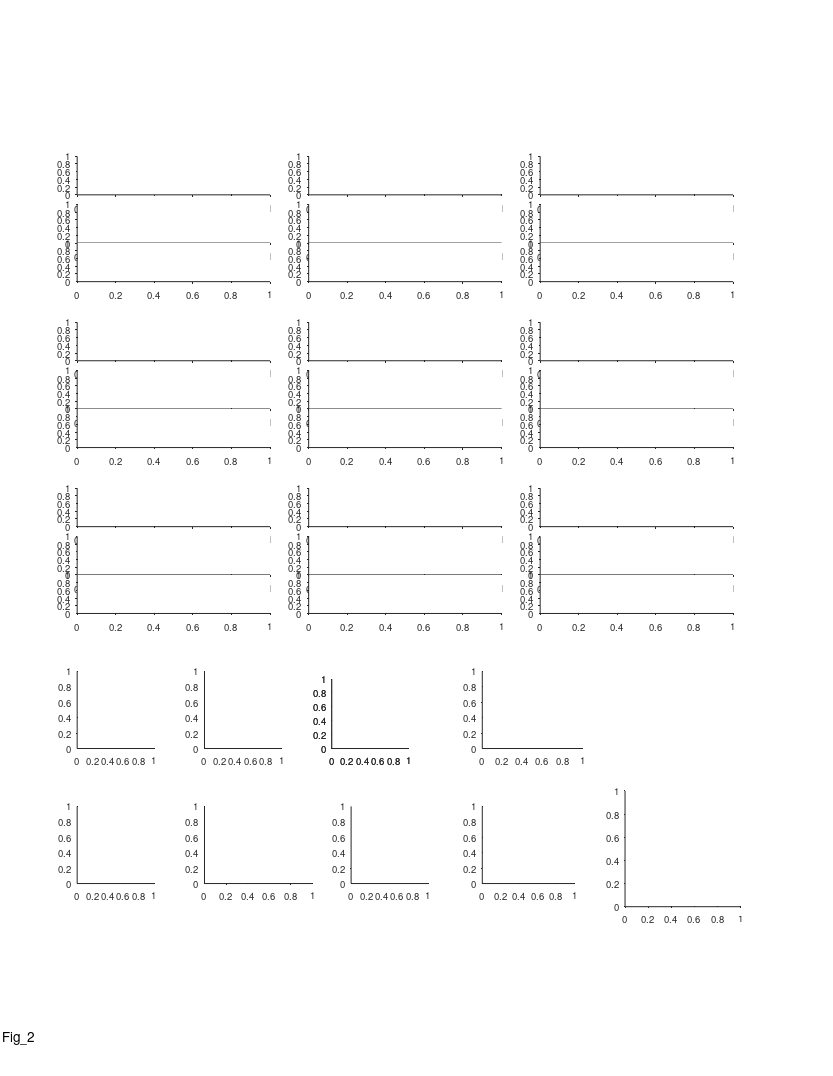

Reproduce this figure in MATLAB. (Note: this script raises an error after producing the figure.)
%% Large Scale - fig 2 - Multi-scale spatial coding with many fields in individual dorsla-CA1 neurons

%%
clear 
clc

%% plotting options
field_speed_opt = 1;
% corr_type = 'pearson';
corr_type = 'spearman';

%% define output files
res_dir = 'L:\paper_figures';
mkdir(res_dir)
fig_name_str = 'Fig_2';
fig_caption_str = 'Multi-scale spatial coding with many fields in individual dorsla-CA1 neurons';
log_name_str = [fig_name_str '_log_file' '.txt'];
log_name_str = strrep(log_name_str , ':', '-');
log_name_str = strrep(log_name_str , ' ', '_');
log_name_out = fullfile(res_dir, log_name_str);

%% open log file
diary off
diary(log_name_out)
diary on
disp('Log file');
disp(['created: ', datestr(clock)]);
disp('======================================================');
disp([fig_name_str ':' fig_caption_str]);   
disp('======================================================');
disp('');


%% create figure
% figure_size_cm = [21.0 29.7]; % ~A4
figure_size_cm = [21.6 27.9]; % ~US letter
figure ;
% Some WYSIWYG options:
set(gcf,'DefaultAxesFontSize',7);
set(gcf,'DefaultAxesFontName','helvetica');
set(gcf,'DefaultAxesUnits','centimeters');
set(gcf,'PaperType','usletter')
% set(gcf,'PaperType','<custom>');
set(gcf,'PaperUnits','centimeters','PaperPosition',[0 0 figure_size_cm]);
set(gcf,'PaperOrientation','portrait');
set(gcf,'Units','centimeters','Position',get(gcf,'paperPosition')+[0 0 0 0]); % position on screen...
set(gcf, 'Renderer', 'painters');
set(groot, 'defaultAxesTickDir', 'out');
set(groot,  'defaultAxesTickDirMode', 'manual');
annotation('textbox', [0.5 1 0 0], 'String',fig_name_str, 'HorizontalAlignment','center','Interpreter','none', 'FitBoxToText','on');

pause(0.2); % workaround to solve matlab automatically changing the axes positions...

% create panels
panel_A_size_raster = [5 1];
panel_A_size_FR_map = [5 1];
panel_A_pos = [2 12];
panel_A = [];
for ii=1:3
    for jj=1:3
        offset_x = (ii-1)*6;
        offset_y = (jj-1)*4.3;
        offset = panel_A_pos + [offset_x offset_y];
        panel_A(ii,jj,1) = axes('position', [offset+[0 2.25] panel_A_size_FR_map]);
        panel_A(ii,jj,2) = axes('position', [offset+[0 1   ] panel_A_size_raster]);
        panel_A(ii,jj,3) = axes('position', [offset+[0 0   ] panel_A_size_raster]);
    end
end
% panel_A = permute(panel_A,[2 1 3]);
panel_A = panel_A(:,3:-1:1,:);
panel_A = reshape(panel_A,[9 3]);
% panel_A_legend = axes('position', [2.2 24.7 0.5 0.15]);

panels_size = [2 2];
panel_B    = axes('position', [ 2.0  8.5  panels_size           ]);
panel_C    = axes('position', [ 5.3  8.5  panels_size           ]);
panel_D(1) = axes('position', [ 8.6  8.5  panels_size.*[1 0.9]  ]);
panel_D(2) = axes('position', [ 8.6  8.5  panels_size.*[1 0.9]  ]);
panel_E =    axes('position', [12.5  8.5  panels_size.*[1.3 1]  ]);
panel_F = axes('position', [ 2.0  5 panels_size          ]);
panel_G = axes('position', [ 5.3  5 panels_size.*[1.4 1] ]);
panel_H = axes('position', [ 9.1  5 panels_size]          );
panel_I = axes('position', [12.5  5 panels_size.*[1.2 1] ]);
panel_J = axes('position', [16.2  4.4 3 3]);

%%
prm = PARAMS_GetAll();

%%
% delete(panel_A_legend);
% panel_A_legend = axes('position', [2.2 24.7 0.5 0.15]);

% axes(panel_A_legend);
% cla
% hold on
% box off
% set(gca,'Visible','off');
% plot([0 1],[1 1],'Color',prm.graphics.colors.flight_directions{1},'LineWidth',2);
% plot([0 1],[0 0 ],'Color',prm.graphics.colors.flight_directions{2},'LineWidth',2);
% text(1.2, 0.5, 'Detected fields');

%%
bat_ID_num_map = containers.Map([34 79 148 2289 9861],...
                                 1:5);

%% FR map + rasters - 9 examples
cell_examples = {
433;  56;  51;
609; 419; 477;
 57; 628; 337;
};
% other options: 57 474 658
if 1
for ii_cell = 1:length(cell_examples)
    %%
    cell_ID = cell_examples{ii_cell};
    cell = cell_load_data(cell_ID,'details','FR_map','fields','stats','FE');
    c = prm.graphics.colors.flight_directions;
    
    % map+fields
    axes(panel_A(ii_cell, 1));
    cla
    hold on
    maps=[cell.FR_map.all];
    x = maps(1).bin_centers;
    y = cat(1,maps.PSTH);
    m = round(max(y(:)));
    ylimits = [0 m+1];
    % low-speed area
    area_lowerval = ylimits(1) - 0.23*range(ylimits);
    area_upperval = ylimits(1) - 1e-2*range(ylimits);
    area([4 prm.fields.valid_speed_pos(1)]    , repelem(area_upperval,2), area_lowerval, 'FaceColor',0.7*[1 1 1],'EdgeColor','none','ShowBaseLine','off','Clipping','off');
    area([  prm.fields.valid_speed_pos(2) 194], repelem(area_upperval,2), area_lowerval, 'FaceColor',0.7*[1 1 1],'EdgeColor','none','ShowBaseLine','off','Clipping','off');
    h=plot(x,y);
    [h.Color] = disperse(c);
    box off
    h=gca;
    h.TickDir = 'out';
    h.XTick = [];
    h.YTick = [0 m];
    h.YLim = ylimits;
    h.XLim = [0 200];
    
    % fields
    dir_offsets = [-0.1 -0.17]+0.015;
    for ii_dir=1:2
        fields = cell.fields{ii_dir};
        if isfield(fields,'in_low_speed_area')
            fields([fields.in_low_speed_area])=[];
        end
        for ii_field = 1:length(fields)
            
            [xaf,yaf] = ds2nfu(fields(ii_field).edges_prc, repelem(dir_offsets(ii_dir)*range(h.YLim),2));
            annotation('line',xaf,yaf,'Linewidth', 2, 'Color', c{ii_dir});
        end
    end
    
    
    % cell details
    cell_num_str_pos_x   = [0.50 0.50 0.50 0.50 0.45 0.35 0.45 0.50 0.30];
    cell_num_str_pos_y   = [1.05 1.05 1.05 0.85 0.90 0.90 0.90 0.90 0.90];
    cell_stats_str_pos_x = [0.80 0.95 0.80 0.80 0.80 0.80 0.12 0.50 0.85];
    cell_stats_str_pos_y = [1.20 1.05 1.15 0.90 1.10 1.10 1.10 0.90 0.90]+0.05;
    text(cell_num_str_pos_x(ii_cell),...
         cell_num_str_pos_y(ii_cell),...
         sprintf('Cell %d',ii_cell),...
        'Units','normalized','HorizontalAlignment','center','VerticalAlignment','bottom','FontSize',8);
    switch ii_cell
        case {1,2,3,4,5,6,7,8}
            cell_stats_str = {  sprintf('max=%.1fm', cell.stats.all.field_largest);...
                                sprintf('min=%.1fm', cell.stats.all.field_smallest);...
                                sprintf('ratio=%.1f', cell.stats.all.field_ratio_LS);...
                             };
            text(cell_stats_str_pos_x(ii_cell), cell_stats_str_pos_y(ii_cell)-0*0.23, cell_stats_str{1},...
                'Units','normalized','HorizontalAlignment','center','VerticalAlignment','Top','FontSize',6);
            text(cell_stats_str_pos_x(ii_cell), cell_stats_str_pos_y(ii_cell)-1*0.23, cell_stats_str{2},...
                'Units','normalized','HorizontalAlignment','center','VerticalAlignment','Top','FontSize',6);
            text(cell_stats_str_pos_x(ii_cell), cell_stats_str_pos_y(ii_cell)-2*0.23, cell_stats_str{3},...
                'Units','normalized','HorizontalAlignment','center','VerticalAlignment','Top','FontSize',6);
        case 9
            cell_stats_str = {  sprintf('single field=%.1fm', cell.fields{1}.width_prc) };
            text(cell_stats_str_pos_x(ii_cell), cell_stats_str_pos_y(ii_cell)-0*0.23, cell_stats_str{1},...
                'Units','normalized','HorizontalAlignment','center','VerticalAlignment','Top','FontSize',6);
    end
    
    % rasters
    FEs = [cell.FE];
    for ii_dir=1:2
        axes(panel_A(ii_cell, ii_dir+1));
        cla
        FE = FEs{ii_dir};
        x = [FE.spikes_pos];
        [FE.number2] = disperse(1:length(FE));
        y = arrayfun(@(FE)(FE.number2*ones(1,FE.num_spikes)),FE,'UniformOutput',0);
        y = [y{:}];
        plot(x,y,'.','Color',c{ii_dir},'MarkerSize',0.05);
        box off
        h=gca;
        m = length(FE);
        h.YTick = [1 m];
        h.XLim = [0 200];
        h.YLim = [0 m+1];
        switch ii_dir
            case 1
                h.XTick = [];
                h.YTickLabel = {'',num2str(m)};
            case 2
                h.XTick = 0:50:200;
                h.XRuler.TickLabelGapOffset = -2;
                h.YTickLabel = {'1',num2str(m)};
                h.TickDir = 'out';
        end
    end
    % fields num (here to be above the 
    for ii_dir=1:2
        fields = cell.fields{ii_dir};
        if isfield(fields,'in_low_speed_area')
            fields([fields.in_low_speed_area])=[];
        end
        dir_offsets =2.05+[0.18 0];
        text(1.05, dir_offsets(ii_dir), num2str(length(fields)), 'Units','normalized', 'Color', c{ii_dir},...
            'HorizontalAlignment','right', 'VerticalAlignment','middle','FontSize',6);
    end
end

%% add x/y labels for specific panels
for ii = [7 8 9]
    axes(panel_A(ii, 3));
    xlabel('Position (m)', 'Units','normalized','Position',[0.5 -0.35]);
end
for ii = [1 4 7]
    axes(panel_A(ii, 3));
%     ylabel('Time (min)',   'Units','normalized','Position',[-0.1 1]);
    ylabel('Flight no.',   'Units','normalized','Position',[-0.1 1]);
    axes(panel_A(ii, 1));
    ylabel({'Firing rate';'(Hz)'},   'Units','normalized','Position',[-0.07 0.42]);
end
axes(panel_A(1, 1));
text(-0.25,1.6, 'A', 'Units','normalized','FontWeight','bold');

%% add zoom in panel (cell 3)
% choose cell/dir/field to zoom
ii_cell = 3;
ii_dir = 1;
ii_field = 2;
cell_ID = cell_examples{ii_cell};
cell = cell_load_data(cell_ID,'details','FR_map','fields','stats','FE');
c = prm.graphics.colors.flight_directions;
% add zoom ("out") lines
axes(panel_A(ii_cell,1));
x=[];
y=[];
x(1,:) = cell.fields{ii_dir}(ii_field).edges_href;
x(2,:) = cell.fields{ii_dir}(ii_field).edges_href;
% x(3,:) = [15;50];
x(3,:) = cell.fields{ii_dir}(ii_field).edges_href + 10*[-1 1];
y(1,:) =  4*[1;1];
y(2,:) = 7*[1;1];
y(3,:) = 14*[1;1];
[xf, yf] = ds2nfu(x,y);
for jj = 1:2
    for ii = 1:2
        hl = annotation('line');
%         hl.Parent = gca;
        hl.X = xf(ii+[0 1],jj);
        hl.Y = yf(ii+[0 1],jj);
        hl.LineWidth = 0.5;
        hl.Color = 0.5*[1 1 1];
    end
end
% create zoom panel
POSf = ds2nfu([x(end,1)-0.4 y(end,1)-2 diff(x(end,:)) 20]);
panel_A_zoom = axes('Units','normalized', 'position', POSf);
cla
hold on
set(gca,'visible','off');
FE = cell.FE{ii_dir};
x = [FE.spikes_pos];
[FE.number2] = disperse(1:length(FE));
y = arrayfun(@(FE)(FE.number2*ones(1,FE.num_spikes)),FE,'UniformOutput',0);
y = [y{:}];
xlimits = cell.fields{ii_dir}(ii_field).edges_href;
IX = find( x>xlimits(1) & x<xlimits(end) );
x=x(IX);
y=y(IX);
ylimits = [min(y) max(y)]+[-1 3];
plot(x,y,'.','Color',c{ii_dir},'MarkerSize',3);
% plot field size bar
x = cell.fields{ii_dir}(ii_field).edges_prc;
y = ylimits([end end]);
plot(x,y,'-','Color',c{ii_dir},'LineWidth',1);
text(mean(x),mean(y)+1, sprintf('%.1fm',diff(x)), 'HorizontalAlignment','center','VerticalAlignment','bottom','FontSize',6);
box off
h=gca;
h.XLim = xlimits;
h.YLim = ylimits;

%% add zoom in panel (cell 7)
% choose cell/dir/field to zoom
ii_cell = 7;
ii_dir = 2;
ii_field = 4;
cell_ID = cell_examples{ii_cell};
cell = cell_load_data(cell_ID,'details','FR_map','fields','stats','FE');
c = prm.graphics.colors.flight_directions;
% add zoom ("out") lines
axes(panel_A(ii_cell,1));
x=[];
y=[];
x(1,:) = cell.fields{ii_dir}(ii_field).edges_href;
x(2,:) = cell.fields{ii_dir}(ii_field).edges_href;
% x(3,:) = [15;50];
x(3,:) = cell.fields{ii_dir}(ii_field).edges_href + 10*[-1 1];
y(1,:) = 2*[1;1];
y(2,:) = 3*[1;1];
y(3,:) = 6*[1;1];
[xf, yf] = ds2nfu(x,y);
for jj = 1:2
    for ii = 1:2
        hl = annotation('line');
%         hl.Parent = gca;
        hl.X = xf(ii+[0 1],jj);
        hl.Y = yf(ii+[0 1],jj);
        hl.LineWidth = 0.5;
        hl.Color = 0.5*[1 1 1];
    end
end
% create zoom panel
POSf = ds2nfu([x(end,1) 4 diff(x(end,:)) 8]);
panel_A_zoom = axes('Units','normalized', 'position', POSf);
cla
hold on
set(gca,'visible','off');
FE = cell.FE{ii_dir};
x = [FE.spikes_pos];
[FE.number2] = disperse(1:length(FE));
y = arrayfun(@(FE)(FE.number2*ones(1,FE.num_spikes)),FE,'UniformOutput',0);
y = [y{:}];
xlimits = cell.fields{ii_dir}(ii_field).edges_href;
IX = find( x>xlimits(1) & x<xlimits(end) );
x=x(IX);
y=y(IX);
ylimits = [min(y) max(y)]+[-1 3];
plot(x,y,'.','Color',c{ii_dir},'MarkerSize',3);
% plot field size bar
x = cell.fields{ii_dir}(ii_field).edges_prc;
y = ylimits([end end]);
plot(x,y,'-','Color',c{ii_dir},'LineWidth',1);
text(mean(x),mean(y)+1, sprintf('%.1fm',diff(x)), 'HorizontalAlignment','center','VerticalAlignment','bottom','FontSize',6);
box off
h=gca;
h.XLim = xlimits;
h.YLim = ylimits;


%% add direction arrows
arrow_x = 0.1 +[0 0.05];
arrow_y = repelem(0.9111,2);
clear h
h(1)=annotation('arrow',arrow_x,      arrow_y+0.008,  'Color', prm.graphics.colors.flight_directions{1});
h(2)=annotation('arrow',flip(arrow_x),arrow_y      ,  'Color', prm.graphics.colors.flight_directions{2});
[h.HeadWidth] = disperse([5 5]);
[h.HeadLength] = disperse([5 5]);

end







% % % % % % % % % % % % % % % % % % % % % % % % % % % % % % % % % % % % % % 
%% load population data
prm = PARAMS_GetAll();
cells_t = DS_get_cells_summary();
bats = [79,148,34,9861,2289];
cells_t(~ismember(cells_t.bat, bats ),:) = [];
cells = cellfun(@(c)(cell_load_data(c,'details')), cells_t.cell_ID, 'UniformOutput',0);
cells = [cells{:}];
cells = [cells.details];
cells(~contains({cells.brain_area}, 'CA1')) = [];
cells(~ismember([cells.ClusterQuality], [2])) = [];
cells = cellfun(@(c)(cell_load_data(c,'details','meanFR')), {cells.cell_ID}, 'UniformOutput',0);
cells = [cells{:}];
cells_details = [cells.details];
cells_ID = {cells_details.cell_ID};
meanFR = [cells.meanFR];
cells_ID([meanFR.all]>prm.inclusion.interneuron_FR_thr)=[];
clear cells stats cells_details cells_t
cells = cellfun(@(c)(cell_load_data(c,'details','stats','meanFR','stats','inclusion','signif','fields','FR_map','FE')), cells_ID, 'UniformOutput',0);
% cells = cellfun(@(c)(cell_load_data(c,'details')), cells_ID, 'UniformOutput',0);
cells = [cells{:}];

%% save loaded population data
% save( fullfile(res_dir,'Fig2_cells_data'), 'cells');


%% arragne population SI/sparsity/coverage (panels B,C,D)
signif = arrayfun(@(x)(x.TF), cat(1,cells.signif));
SI = arrayfun(@(x)([x.dir.SI_bits_spike]), cat(1,cells.stats),'UniformOutput',0);
sparsity = arrayfun(@(x)([x.dir.sparsity]), cat(1,cells.stats),'UniformOutput',0);
SI = cat(1,SI{:});
SI(~signif) = nan;
SI = SI(:);
SI(isnan(SI)) = [];
sparsity = cat(1,sparsity{:});
sparsity(~signif) = nan;
sparsity = sparsity(:);
sparsity(isnan(sparsity)) = [];

% count total fields coverage per cell per direction
total_area = nan(length(cells),2);
for ii_cell = 1:length(cells)
    cell = cells(ii_cell);
    for ii_dir = 1:2
        if ~cell.signif(ii_dir).TF
            continue;
        end
        fields = cell.fields{ii_dir};
        fields([fields.in_low_speed_area]) = [];
        total_area(ii_cell, ii_dir) = sum([fields.width_prc]);
    end
end

%% panel B - spatial info histogram
axes(panel_B);
cla
hold on
text(-0.6,1.15, 'B', 'Units','normalized','FontWeight','bold');
h = histogram(SI);
h.FaceColor = 0.5*[1 1 1];
h.BinEdges = 0:0.5:6;
xlim([0 6])
ylim([0.7e0 1.4e2])
ha=gca;
ha.TickDir='out';
ha.TickLength = [0.03 0.03];
ha.YTick = [1 10 100];
ha.YTickLabel = {'10 ^0';'10 ^1';'10 ^2'};
ha.XRuler.TickLabelGapMultiplier = -0.35;
ha.YRuler.TickLabelGapMultiplier = 0.1;
% ha.YScale = 'linear';
ha.YScale = 'log';
xlabel({'Spatial information';'(bits/spike)'}, 'Units','normalized','Position',[0.5 -0.17]);
ylabel('No. of cells', 'Units','normalized','Position',[-0.32 0.5])

x = SI;
hl=xline(nanmean(x)); hl.Color='r';
m = ha.YLim(2) + 0.15*range(ha.YLim);
plot(prctile(x,[25 75]), [m m], 'r-','LineWidth',1   ,'Clipping','off');
plot(prctile(x,[50]),    m    , 'r.','MarkerSize',10 ,'Clipping','off');

%% panel C - sparsity histogram
axes(panel_C);
cla
hold on
text(-0.45,1.15, 'C', 'Units','normalized','FontWeight','bold');
h = histogram(sparsity);
h.NumBins = 12;
h.FaceColor = 0.5*[1 1 1];
xlim([0 1])
ylim([0.7e0 1.4e2])
ha=gca;
ha.TickDir='out';
ha.TickLength = [0.03 0.03];
ha.YTick = [1 10 100];
ha.YTickLabel = {'10 ^0';'10 ^1';'10 ^2'};
ha.XRuler.TickLabelGapMultiplier = -0.35;
ha.YRuler.TickLabelGapMultiplier = 0.1;
% ha.YScale = 'linear';
ha.YScale = 'log';
xlabel('Sparsity', 'Units','normalized','Position',[0.5 -0.17])
ylabel('No. of cells', 'Units','normalized','Position',[-0.32 0.5])

x = sparsity;
hl=xline(nanmean(x)); hl.Color='r';
m = ha.YLim(2) + 0.15*range(ha.YLim);
plot(prctile(x,[25 75]), [m m], 'r-','LineWidth',1   ,'Clipping','off');
plot(prctile(x,[50]),    m    , 'r.','MarkerSize',10 ,'Clipping','off');

%% panel D - Total area histogram
axes(panel_D(1));
cla
hold on
text(-0.45,1.275, 'D', 'Units','normalized','FontWeight','bold');

exp=exp_load_data(cell.details.exp_ID);
IX=find(contains({exp.LM.name},'ball'));
LM_locs = [exp.LM.pos_proj];
ball2ball_dist = diff(LM_locs(IX));
% total_area_L = ball2ball_dist;
total_area_L = diff(prm.fields.valid_speed_pos);

h = histogram(total_area(:));
h.NumBins = 14;
h.FaceColor = 0.5*[1 1 1];
xlim([0 0.9*total_area_L])
ylim([0.7e0 1.4e2])
ha=gca;
ha.XTick = [0:50:150];
ha.TickDir='out';
ha.TickLength = [0.03 0.03];
ha.YTick = [1 10 100];
ha.YTickLabel = {'10 ^0';'10 ^1';'10 ^2'};
ha.XRuler.TickLabelGapMultiplier = -0.35;
ha.YRuler.TickLabelGapMultiplier = 0.1;
% ha.YScale = 'linear';
ha.YScale = 'log';
xlabel('Coverage (m)', 'Units','normalized','Position',[0.5 -0.17])
ylabel('No. of cells', 'Units','normalized','Position',[-0.32 0.5])
ha.XLim(1) = 0;
ha.YLim(2) = 2e2;

x = total_area(:);
hl=xline(nanmean(x)); hl.Color='r';
m = ha.YLim(2) - 0.27*range(ha.YLim);
plot(prctile(x,[25 75]), [m m], 'r-','LineWidth',1   ,'Clipping','off');
plot(prctile(x,[50]),    m    , 'r.','MarkerSize',10 ,'Clipping','off');

fprintf( 'Average total area in meters : %.4g\n\r',nanmean(total_area(:)) )
fprintf( 'Average total area in prc (%%): %.4g\n\r',100*nanmean(total_area(:)) / total_area_L )
fprintf( 'Median total area in meters : %.4g\n\r',nanmedian(total_area(:)) )
fprintf( 'Median total area in prc (%%): %.4g\n\r',100*nanmedian(total_area(:)) / total_area_L )

% add normalized x-axis
axes(panel_D(2));
cla
hold on
hax = gca;
hax.XLim = 100 * panel_D(1).XLim / total_area_L;
hax.XTick = [0:30:90];
hax.XAxisLocation = 'top';
hax.YAxisLocation = 'right';
hax.Color = 'none';
hax.XColor = 'k';
hax.YColor = 'none';
box off
hax.XRuler.TickLabelGapMultiplier = -0.35;
hax.TickLength = panel_D(1).TickLength;
xlabel('Coverage (%)', 'Units','normalized','Position',[0.45 1.2]);

%% panel E - map correlations histogram
% figure
axes(panel_E);
cla
hold on
text(-0.45,1.15, 'E', 'Units','normalized','FontWeight','bold');

% arrange data
signif = arrayfun(@(x)(x.TF), cat(1,cells.signif));
FR_maps_all = cat(1,cells.FR_map);
FR_maps_all = reshape([FR_maps_all.all],size(FR_maps_all,1),size(FR_maps_all,2),[]);
M = cat(1,FR_maps_all.PSTH);
M = reshape(M,size(FR_maps_all,1),size(FR_maps_all,2),[]);
signif = repmat(signif,1,1,size(M,3));
M(~signif) = nan;
pos_bins = cells(1).FR_map(1).all.bin_centers;
invalid_pos_IX = pos_bins<=prm.fields.valid_speed_pos(1) | pos_bins>=prm.fields.valid_speed_pos(2);
M(:,:,invalid_pos_IX) = nan;
ccc = corr(squeeze(M(:,1,:))', squeeze(M(:,2,:))' ,'rows', 'pairwise');
data = diag(ccc);
switch 2
    case 1 % compare all PSTH from other cells/dir
        M2 = reshape(M,size(M,1)*size(M,2),[]);
        ccc_shuffle = corr(M2' ,'rows', 'pairwise');
        mask = tril(true(size(ccc_shuffle)),-1);
        shuffle = ccc_shuffle(mask);
    case 2 % compare only different cells betweeb different directions
        mask = tril(true(size(ccc)),-1);
        shuffle = ccc(mask);
end

data(isnan(data))=[];
shuffle(isnan(shuffle))=[];

% plot
nBinEdges = 21;
edges = linspace(-1,1,nBinEdges);
histogram(data,    'Normalization','pdf','BinEdges',edges,'FaceColor', 0.5*[1 1 1]);
histogram(shuffle, 'Normalization','pdf','BinEdges',edges,'DisplayStyle','stairs','EdgeColor','k','LineWidth',1.5);
[~,P_KS] = kstest2(data, shuffle);
P_RankSum = ranksum(data, shuffle);
text(1,0.9, sprintf('P_{KS} = %.02f',P_KS),'Units','normalized','FontSize',7,'HorizontalAlignment','right');
% text(1,0.9, sprintf('P=%.02f',P_RankSum),'Units','normalized','FontSize',7,'HorizontalAlignment','right');

ha= gca;
ha.XLim = [-1 1];
ha.XTick = -1:0.5:1;
ha.TickDir = 'out';
ha.TickLength = [0.03 0.03];
ha=gca;
ha.TickDir='out';
ha.TickLength = [0.03 0.03];
ha.XRuler.TickLabelGapMultiplier = -0.35;
ha.YRuler.TickLabelGapMultiplier = 0.001;
xlabel('Map correlation', 'Units','normalized','Position',[0.5 -0.17])
ylabel({'Probability';'density function'}, 'Units','normalized','Position',[-0.17 0.5])


%% panel F - field count histogram
% figure
axes(panel_F);
cla
hold on
text(-0.6,1.15, 'F', 'Units','normalized','FontWeight','bold');
nFields = nan(2,length(cells));
for ii_dir = 1:2
    for ii_cell = 1:length(cells)
        cell = cells(ii_cell);
        % check signif per direction
        if ~cell.signif(ii_dir).TF
            continue;
        end
        nFields(ii_dir,ii_cell) = cell.stats.dir(ii_dir).field_num;
    end
%     h = histogram(nFields(ii_dir,:));
%     h.FaceColor = prm.graphics.colors.flight_directions{ii_dir};
%     nBinEdges = 17;
%     h.BinEdges = linspace(0,35,nBinEdges);
end
h = histogram(nFields(:));
h.FaceColor = 0.5*[1 1 1];
% nBinEdges = 12;
% h.BinEdges = linspace(0,35,nBinEdges);
h.BinEdges = 0.5+[0:20];
h.Data(h.Data > h.BinLimits(2)) = h.BinLimits(2);
xlabel({'No. of fields per direction'},'Units','normalized','Position',[0.5 -0.18]);
ylabel('No. of cells','Units','normalized','Position',[-0.32 0.5])
ha = gca;
ha.YScale = 'log';
ha.YLim = [0.7e0 1.4e2];
ha.XLim = [0 h.BinLimits(2)];
ha.XTick = [0:10:30];
ha.YTick = [1 10 100];
ha.YTickLabel = {'10 ^0';'10 ^1';'10 ^2'};
% ha.XLim = [0 35];
% ha.YLim = [0 40];
% ha.XTick = [0:5:35];
% ha.YTick = [0 40];
ha.TickDir='out';
ha.TickLength = [0.03 0.03];
ha.XRuler.TickLabelGapMultiplier = -0.3;
ha.YRuler.TickLabelGapMultiplier = 0.001;

x = nFields(:);
hl=xline(nanmean(x)); hl.Color='r';
m = ha.YLim(2) + 0.15*range(ha.YLim);
plot(prctile(x,[25 75]), [m m], 'r-','LineWidth',1   ,'Clipping','off');
plot(prctile(x,[50]),    m    , 'r.','MarkerSize',10 ,'Clipping','off');


%% panel G - field size histogram
% figure
axes(panel_G);
cla
hold on
text(-0.34,1.15, 'G', 'Units','normalized','FontWeight','bold');
fields_size = [];
for ii_dir = 1:2
    for ii_cell = 1:length(cells)
        cell = cells(ii_cell);
        if ~cell.signif(ii_dir).TF % check signif per direction
            continue;
        end
        fields = cell.fields{ii_dir};
        fields([fields.in_low_speed_area]) = []; % remove fields in low speed area
        fields_size = [fields_size fields.width_prc];
    end
end
h = histogram(fields_size);
h.FaceColor = 0.5*[1 1 1];
% h.NumBins = 33;
h.BinWidth = 1;
ha=gca;
ha.YScale = 'log';
xlabel('Field size (m)')
ylabel('No. of fields','Units','normalized','Position',[-0.25 0.5])
ha = gca;
% ha.XLim = [0 35];
ha.YLim = [0.8 350];
% ha.XTick = [0:5:35];
ha.YTick = [1 10 100];
ha.YTickLabel = {'10 ^0';'10 ^1';'10 ^2'};
ha.TickDir='out';
ha.TickLength = [0.03 0.03];
ha.XRuler.TickLabelGapMultiplier = -0.3;
ha.YRuler.TickLabelGapMultiplier = 0.001;

x = fields_size;
hl=xline(nanmean(x)); hl.Color='r';
m = ha.YLim(2) + 0.15*range(ha.YLim);
plot(prctile(x,[25 75]), [m m], 'r-','LineWidth',1   ,'Clipping','off');
plot(prctile(x,[50]),    m    , 'r.','MarkerSize',10 ,'Clipping','off');

save( fullfile(res_dir,'pop_dist_fields_size'), 'fields_size');

%% panel H - smallest / largest field size
% figure
axes(panel_H);
cla
hold on
text(-0.45,1.15, 'H', 'Units','normalized','FontWeight','bold');
LS_field_size = nan(2,length(cells));
for ii_cell = 1:length(cells)
    cell = cells(ii_cell);
    if ~any([cell.signif.TF]) % at least one direction is significant
        continue;
    end
    LS_field_size(1,ii_cell) = cell.stats.all.field_smallest;
    LS_field_size(2,ii_cell) = cell.stats.all.field_largest;
end
% LS_field_size(:,any(isnan(LS_field_size))) = [];
rng(1); % fix seed for violin plot randomization
hv = violinplot(LS_field_size');
[hv.ViolinColor] = disperse(repelem({'none'},length(hv)));
hs=[hv.ScatterPlot];
[hs.Marker]          = disperse(repelem({'.'},length(hs)));
[hs.SizeData]        = disperse(repelem(35,length(hs)));
[hs.MarkerFaceColor] = disperse(repelem({0.5*[1 1 1]},length(hs)));
[hs.MarkerEdgeColor] = disperse(repelem({0.5*[1 1 1]},length(hs)));
hm=[hv.MedianPlot];
% remove default median plot (circle), and add a red bar instead
[hm.Marker] = disperse(repelem({'none'},2));
plot([hm.XData]+0.075*[-1 1]', repelem([hm.YData],2,1), 'r', 'LineWidth',1.5);
ha=gca;
ylimits = ha.YLim;
ha.TickDir='out';
ha.TickLength = [0.03 0.03];
ha.XTick = [1 2];
ha.XTickLabel = {};
ha.XRuler.TickLabelGapMultiplier = -0.35;
ha.YRuler.TickLabelGapMultiplier = 0.001;
text([1 2],repelem(ylimits(1)-0.04*diff(ylimits),2),{{'Smallest';'field'},{'Largest';'field'}},...
    'HorizontalAlignment','center','VerticalAlignment','top','FontSize',7);
% xlabel('')
ylabel('Field size (m)','Units','normalized','Position',[-0.25 0.5])



%% panel I - field ratio (largest/smallest)
axes(panel_I);
cla
hold on
text(-0.4,1.15, 'I', 'Units','normalized','FontWeight','bold');
LS_field_ratio_all = nan(1,length(cells));
LS_field_ratio_dir = nan(2,length(cells));
for ii_cell = 1:length(cells)
    cell = cells(ii_cell);
    % pooled stats - check at least one direction is signif
    if any([cell.signif.TF])
        LS_field_ratio_all(ii_cell) = cell.stats.all.field_ratio_LS;
    end
    % per dir stats - check signif per direction
    for ii_dir = 1:2
        if cell.signif(ii_dir).TF 
            LS_field_ratio_dir(ii_dir,ii_cell) = cell.stats.dir(ii_dir).field_ratio_LS;
        end
    end
end
% LS_field_ratio_dir = LS_field_ratio_dir(:);
% LS_field_ratio_dir(isnan(LS_field_ratio_dir)) = [];
% LS_field_ratio_all(isnan(LS_field_ratio_all)) = [];
% edges = linspace(1,ceil(max(max(LS_field_ratio_all))),9);
nBinEdges = 9;
edges = logspace(0,log10(25),nBinEdges);
clear h
% h(1) = histogram(LS_field_ratio_dir);
h(2) = histogram(LS_field_ratio_all);
% h(1).BinEdges = edges;
h(2).BinEdges = edges;
% h(1).FaceColor = 'g';
h(2).FaceColor = 0.5*[1 1 1];
% h(1).BinLimits = [1 h(1).BinLimits([2])];
% h(2).BinLimits = [1 h(2).BinLimits([2])];
% h(1).NumBins = 15;
% h.FaceColor = prm.graphics.colors.flight_directions{ii_dir};
% legend({'per cell';'per direction'})
ha=gca;
ha.YScale = 'log';
ha.XScale = 'log';
ha.XLim = [0 27];
% ha.YLim = [0 10];
% ha.YLim = [7e-1 120];
ha.YLim = [0.7 max(h(2).Values)*1.1];
% ha.XTick = [0:5:35];
ha.YTick = [1 10 100];
ha.XTick = [1 2 5 10 20];
ha.YTickLabel = {'10 ^0';'10 ^1';'10 ^2'};
ha.TickDir='out';
ha.TickLength = [0.03 0.03];
ha.XRuler.TickLabelGapMultiplier = -0.35;
ha.YRuler.TickLabelGapMultiplier = 0.001;
xlabel({'Field size ratio';'largest/smallest'},'Units','normalized','Position',[0.5 -0.17]);
ylabel('No. of cells','Units','normalized','Position',[-0.24 0.5])

x = LS_field_ratio_all;
hl=xline(nanmean(x)); hl.Color='r';
m = ha.YLim(2) + 0.15*range(ha.YLim);
plot(prctile(x,[25 75]), [m m], 'r-','LineWidth',1   ,'Clipping','off');
plot(prctile(x,[50]),    m    , 'r.','MarkerSize',10 ,'Clipping','off');


%% panel J - prepare data
distances_all = [];
field_size_diff_all = [];
field_size_all = [];
field_vel_all = [];
field_vel2_all = [];
for ii_cell = 1:length(cells)
    cell = cells(ii_cell);
    for ii_dir = 1:2
        if ~cell.signif(ii_dir).TF
            continue;
        end
        fields = cell.fields{ii_dir};
        distances_all = [distances_all diff([fields.loc])];
        field_size_diff_all = [field_size_diff_all diff([fields.width_prc])];
        field_size_all = [field_size_all [fields.width_prc]];
        field_vel_all = [field_vel_all [fields.vel]];
        field_vel2_all = [field_vel2_all [fields.vel2]];
    end
end

%% panel J - field size ratio vs. speed ratio (direct control for speed!)
% figure
axes(panel_J);
cla
hold on
text(-0.3,0.9667, 'J', 'Units','normalized','FontWeight','bold');
% arrange data
cells_signif = cat(1,cells.signif);
cells_signif = arrayfun(@(x)(x.TF), cells_signif);
signif_IX = any(cells_signif,2);
stats = [cells(signif_IX).stats];
stats_all = [stats.all];
% plot 
switch field_speed_opt 
    case 1 % median speed @ field peak
        x = abs([stats_all.field_ratio_LS_vel]);
    case 2 % median of spikes speed
        x = abs([stats_all.field_ratio_LS_vel2]);
    case 3 % mean of spikes speed
        x = abs([stats_all.field_ratio_LS_vel3]);
end
y = [stats_all.field_ratio_LS];
[r,r_pval] = corr(x',y','rows','pairwise','type','Pearson');
[rho,rho_pval] = corr(x',y','rows','pairwise','type','Spearman');
fprintf('field size ratio vs speed ratio corr (pearson): r=%.2f p=%.2f df=%d \n',r,r_pval,sum(~isnan(y))-2);
fprintf('field size ratio vs speed ratio corr (spearman): rho=%.2f p=%.2f df=%d \n',rho,rho_pval,sum(~isnan(y))-2);
[~,ttest_P,~,ttest_stats] = ttest(x,1);
[signtest_P,~,signtest_stats] = signtest(x,1);
fprintf('LS speed ratio: (ttest) P=%.2g t=%.2g df=%d sd=%.3g\n',ttest_P,ttest_stats.tstat,ttest_stats.df,ttest_stats.sd);
fprintf('LS speed ratio: (signtest) P=%.2g sign=%d zval=%.3g\n',signtest_P,signtest_stats.sign,signtest_stats.zval);
plot(x, y, '.k');
switch corr_type
    case 'pearson'
        text(0.1,1, {sprintf('r = %.2f',r);sprintf('P = %.2f',r_pval)}, ...
            'Units','normalized','HorizontalAlignment','left','VerticalAlignment','top','FontSize',7);
    case 'spearman'
        text(0.52,1.06, {['{\rho}' sprintf(' = %.2f',rho)];sprintf('P = %.2f',rho_pval)}, ...
            'Units','normalized','HorizontalAlignment','left','VerticalAlignment','top','FontSize',7);
end
xlabel('Speed ratio', 'Units','normalized', 'Position',[0.5 -0.12]);
ylabel('Field size ratio', 'units','normalized', 'Position',[-0.15 0.5]);
set(gca,'yscale','log');
set(gca,'ytick',[1 2 3 5 10 15 20]);
ylim([0.9 max(y)+1]);
xlim([0.7 1.3])
% xlim([min(x) max(x)])
% xlim([0 2])
ha = gca;
ha.TickDir='out';
ha.TickLength = [0.02 0.02];
ha.XRuler.TickLabelGapMultiplier = -0.3;
ha.YRuler.TickLabelGapMultiplier = 0.1;


%% print/save the figure
fig_name_out = fullfile(res_dir, sprintf('%s__corr_%s_%d',fig_name_str,corr_type,field_speed_opt));
% fig_name_out = fullfile(res_dir, sprintf('%s__corr_%s_%d_paramset_%d',fig_name_str,corr_type,field_speed_opt,prm.parmaset));
print(gcf, fig_name_out, '-dpdf', '-cmyk', '-painters');
% print(gcf, fig_name_out, '-dtiff', '-cmyk', '-painters');
% saveas(gcf , fig_name_out, 'fig');
disp('figure was successfully saved to pdf/tiff/fig formats');






%% calc some more stats... (old version = pooling directions)
single_PF_cells_IX = find(nansum(nFields)==1);
single_PF_cells = cells(single_PF_cells_IX);

fields=cat(1,single_PF_cells.fields);
fields=fields(~isnan(nFields(:,single_PF_cells_IX)'));
fields=[fields{:}];
fields([fields.in_low_speed_area])=[];

single_PF_field_size_mean = mean([fields.width_prc]);
single_PF_field_size_std  = std([fields.width_prc]);

% print stats
disp('Old version = pooling directions')
fprintf('no. of single field cells = %d/%d (%.2f%%),\n with mean field size = %.1fm std=%.1fm\n',...
    length(single_PF_cells), ...
    length(cells), ...
    100 * length(single_PF_cells) / length(cells),...
    single_PF_field_size_mean,...
    single_PF_field_size_std);

%% calc some more stats... (new version = per direction)
single_PF_cells_IX = (nFields==1)';
signif_cells_IX = ~isnan(nFields)';
fields=cat(1,cells.fields);
fields = fields(single_PF_cells_IX);
fields=[fields{:}];
fields([fields.in_low_speed_area])=[];

single_PF_field_size_mean = mean([fields.width_prc]);
single_PF_field_size_std  = std([fields.width_prc]);

% print stats
disp('New version = per direction')
fprintf('no. of single field cells x directions = %d/%d (%.2f%%),\n with mean field size = %.1fm std=%.1fm\n',...
    sum(single_PF_cells_IX,'all'), ...
    sum(signif_cells_IX,'all'), ...
    100 * sum(single_PF_cells_IX,'all') / sum(signif_cells_IX,'all'),...
    single_PF_field_size_mean,...
    single_PF_field_size_std);

%% figure for Liora
if 0
cells_details=[cells.details];
cells_anatomy_PD_prc = [cells_details.TT_pos_proximodistal_prc];

figure('Units','centimeters', 'position', [2 2 20 20])
subplot(2,2,1)
hold on
nBinEdges = 9;
edges = logspace(0,log10(25),nBinEdges);
h=histogram(LS_field_ratio_all,edges); h.FaceColor = 0.5*[1 1 1];
h=histogram(LS_field_ratio_dir,edges); h.FaceColor = 'g';
ha=gca;
ha.XScale = 'log';
ha.YScale = 'log';
ha.XLim = [0 27];
ha.YLim(1) = 7e-1;
ha.YTick = [1 10 100];
ha.XTick = [1 2 5 10 20];
ha.YTickLabel = {'10 ^0';'10 ^1';'10 ^2'};
ha.TickDir='out';
xlabel('Largest/Smallest ratio')
ylabel('No. cells')
legend({'dir pooled';'per dir'})
subplot(2,2,2)
hold on
plot(LS_field_ratio_dir(1,:), nFields(1,:),'.', 'Color',prm.graphics.colors.flight_directions{1});
plot(LS_field_ratio_dir(2,:), nFields(2,:),'.', 'Color',prm.graphics.colors.flight_directions{2});
xlabel('Largest/Smallest ratio')
ylabel('No. fields')
legend({'dir1';'dir2'},'Location','northwest')
subplot(2,2,3)
plot(LS_field_ratio_all, sum(nFields,1), '.k');
legend('dir pooled')
xlabel('Largest/Smallest ratio')
ylabel('No. fields')
subplot(2,2,4)
plot(total_area, cells_anatomy_PD_prc+0.01*randn(size(cells_anatomy_PD_prc)), '.')
xlabel('Total area (m)')
ylabel('Proximo-distal axis (%)');
legend({'dir1';'dir2'},'Location','southeast')

fig_name_out = fullfile(res_dir, 'Fig_2__for_Liora');
saveas(gcf, fig_name_out, 'fig');
saveas(gcf, fig_name_out, 'pdf');
saveas(gcf, fig_name_out, 'tif');
% close(gcf)
end




%%
